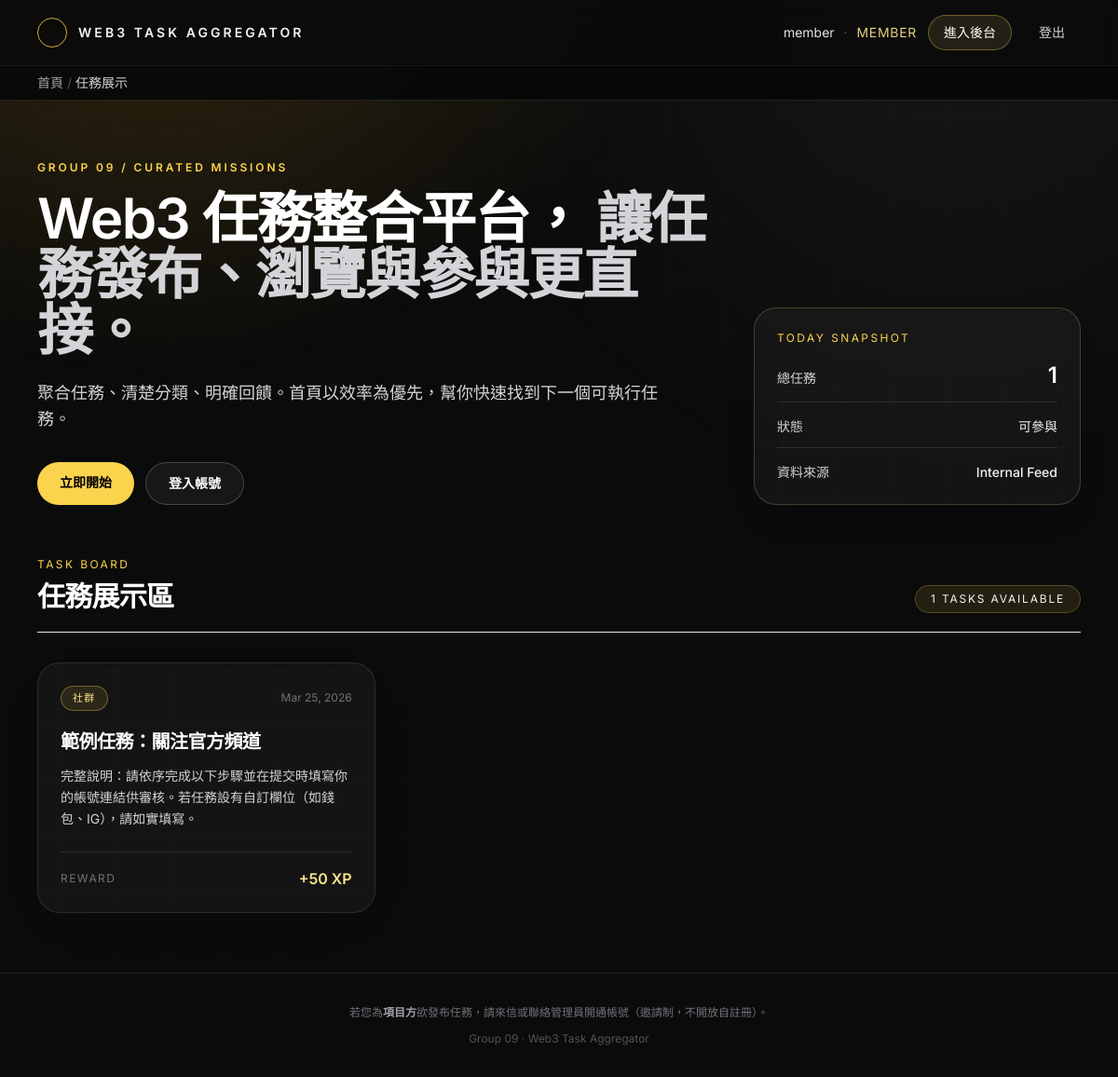
/ (signed in), run on the app's committed database.
### tables this page shows
CREATE TABLE `tasks` (
  `id` INT UNSIGNED AUTO_INCREMENT PRIMARY KEY,
  `title` VARCHAR(150) NOT NULL,
  `summary` VARCHAR(500) NOT NULL DEFAULT '',
  `description` TEXT NOT NULL,
  `reward_xp` INT UNSIGNED NOT NULL DEFAULT 0,
  `category` VARCHAR(100) NOT NULL,
  `form_schema` LONGTEXT NULL,
  `created_by` INT UNSIGNED NULL,
  `created_at` TIMESTAMP NOT NULL DEFAULT CURRENT_TIMESTAMP,
  CONSTRAINT `fk_tasks_creator` FOREIGN KEY (`created_by`) REFERENCES `users`(`id`) ON DELETE SET NULL
);

### index.php (the view, shortened to what this page needs)
<?php
require_once './db.php';
$tasks = [];
$taskQuery = $conn->query('SELECT id, title, summary, description, reward_xp, category, created_at FROM tasks ORDER BY created_at DESC');
if ($taskQuery) {
    while ($row = $taskQuery->fetch_assoc()) {
        $tasks[] = $row;
    }
}
$isLoggedIn = isset($_SESSION['user_id'], $_SESSION['role']);
function formatTaskDate(string $datetime): string
{
    $timestamp = strtotime($datetime);
    return date('M d, Y', $timestamp);
}
?>
<!DOCTYPE html>
<html lang="zh-Hant">
<head>
    <script src="https://cdn.tailwindcss.com"></script>
</head>
<body class="min-h-screen bg-[#0b0b0b] text-zinc-100 antialiased selection:bg-amber-300/25 selection:text-white">
    <div aria-hidden="true" class="pointer-events-none fixed inset-0 -z-10">
        <div class="absolute inset-0 bg-[radial-gradient(1000px_circle_at_14%_-15%,rgba(251,191,36,0.20),transparent_58%),radial-gradient(900px_circle_at_86%_0%,rgba(255,255,255,0.05),transparent_62%)]"></div>
        <div class="absolute inset-0 opacity-25 [background-image:linear-gradient(to_right,rgba(255,255,255,0.055)_1px,transparent_1px),linear-gradient(to_bottom,rgba(255,255,255,0.055)_1px,transparent_1px)] [background-size:60px_60px]"></div>
    </div>
    <?php
    require __DIR__ . '/includes/site_header.php';
    ?>
    <main class="mx-auto w-full max-w-6xl px-4">
        <section class="grid gap-10 pb-14 pt-16 lg:grid-cols-[1.35fr_0.65fr] lg:items-end">
            <div class="fade-in-up">
                <p class="text-xs font-semibold uppercase tracking-[0.24em] text-amber-300">Group 09 / Curated Missions</p>
                <h1 class="mt-4 max-w-4xl text-4xl font-semibold leading-tight tracking-tight text-white md:text-6xl">
                    Web3 任務整合平台，
                    <span class="text-zinc-300">讓任務發布、瀏覽與參與更直接。</span>
                </h1>
                <p class="mt-6 max-w-2xl text-base leading-relaxed text-zinc-300 md:text-lg">
                    聚合任務、清楚分類、明確回饋。首頁以效率為優先，幫你快速找到下一個可執行任務。
                </p>
                <div class="mt-8 flex flex-wrap gap-3">
                    <a href="./dashboard.php" class="rounded-full bg-amber-300 px-6 py-3 text-sm font-semibold text-black transition hover:bg-amber-200 focus-visible:outline-none focus-visible:ring-2 focus-visible:ring-amber-200">立即開始</a>
                    <a href="./login.php" class="rounded-full border border-white/20 bg-white/5 px-6 py-3 text-sm font-semibold text-white transition hover:bg-white/10 focus-visible:outline-none focus-visible:ring-2 focus-visible:ring-white/50">登入帳號</a>
                </div>
            </div>
            <aside class="fade-in-up-delay rounded-3xl border border-amber-200/20 bg-white/[0.04] p-6 shadow-[0_18px_50px_-35px_rgba(0,0,0,0.9)]">
                <p class="text-xs uppercase tracking-[0.2em] text-amber-300">Today Snapshot</p>
                <div class="mt-4 space-y-4">
                    <div class="flex items-baseline justify-between border-b border-white/10 pb-3">
                        <span class="text-sm text-zinc-300">總任務</span>
                        <span class="text-2xl font-semibold text-white"><?php echo count($tasks); ?></span>
                    </div>
                    <div class="flex items-baseline justify-between border-b border-white/10 pb-3">
                        <span class="text-sm text-zinc-300">狀態</span>
                        <span class="text-sm font-medium text-zinc-100"><?php echo empty($tasks) ? '等待上架' : '可參與'; ?></span>
                    </div>
                    <div class="flex items-baseline justify-between">
                        <span class="text-sm text-zinc-300">資料來源</span>
                        <span class="text-sm font-medium text-zinc-100">Internal Feed</span>
                    </div>
                </div>
            </aside>
        </section>
        <section class="pb-16">
            <div class="mb-8 flex flex-wrap items-end justify-between gap-4 border-b border-white/12 pb-5">
                <div>
                    <p class="text-xs uppercase tracking-[0.2em] text-amber-300">Task Board</p>
                    <h2 class="mt-2 text-3xl font-semibold tracking-tight text-white">任務展示區</h2>
                </div>
                <span class="rounded-full border border-amber-300/25 bg-amber-300/10 px-4 py-1.5 text-xs uppercase tracking-[0.15em] text-zinc-100">
                    <?php echo count($tasks); ?> Tasks Available
                </span>
            </div>
            <?php if (empty($tasks)): ?>
                <div class="rounded-3xl border border-dashed border-amber-300/30 bg-white/[0.03] p-10 text-center">
                    <p class="text-sm text-zinc-300">目前尚無任務，請由管理員或項目方發布任務。</p>
                </div>
            <?php else: ?>
                <div class="grid grid-cols-1 gap-4 md:grid-cols-2 lg:grid-cols-3">
                    <?php foreach ($tasks as $task): ?>
                        <article class="group flex h-full flex-col rounded-3xl border border-white/10 bg-white/[0.04] p-6 shadow-[0_15px_40px_-30px_rgba(0,0,0,0.9)] transition hover:-translate-y-0.5 hover:border-amber-300/45 hover:bg-white/[0.065]">
                            <div class="flex items-center justify-between gap-3">
                                <p class="rounded-full border border-amber-300/35 bg-amber-300/10 px-3 py-1 text-[11px] font-medium uppercase tracking-[0.12em] text-amber-200">
                                    <?php echo htmlspecialchars($task['category']); ?>
                                </p>
                                <p class="text-xs text-zinc-500">
                                    <?php echo htmlspecialchars(formatTaskDate($task['created_at'])); ?>
                                </p>
                            </div>
                            <h3 class="mt-5 text-xl font-semibold leading-snug tracking-tight text-white">
                                <?php echo htmlspecialchars($task['title']); ?>
                            </h3>
                            <?php if ($isLoggedIn): ?>
                                <p class="mt-3 flex-1 text-sm leading-relaxed text-zinc-300">
                                    <?php echo nl2br(htmlspecialchars($task['description'])); ?>
                                </p>
                            <?php endif; ?>
                            <div class="mt-6 flex items-center justify-between border-t border-white/10 pt-4">
                                <span class="text-xs uppercase tracking-[0.12em] text-zinc-500">Reward</span>
                                <span class="text-base font-semibold text-amber-200">+<?php echo (int) $task['reward_xp']; ?> XP</span>
                            </div>
                        </article>
                    <?php endforeach; ?>
                </div>
            <?php endif; ?>
        </section>
    </main>
    <?php require __DIR__ . '/includes/site_footer.php'; ?>
</body>
</html>

### index.php (style rules this page uses)
body { font-family: "Inter", sans-serif; }
.fade-in-up { animation: fadeInUp 560ms ease-out both; }
.fade-in-up-delay { animation: fadeInUp 720ms ease-out both; }

### data on the page
tasks: category "社群", created_at "Mar 25, 2026", title "範例任務：關注官方頻道", description "完整說明：請依序完成以下步驟並在提交時填寫你的帳號連結供審核。若任務設有自訂欄位（如錢包、IG），請如實填寫。", reward_xp "50"

### other printed values
$shellUser['name'] "member"
$shellUser['role'] "MEMBER"
$bc['label'] "首頁"
$bc['label'] "任務展示"
count($tasks) "1"
